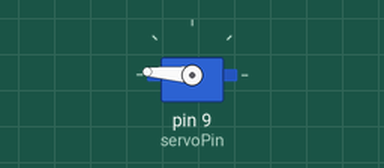
A sketch run on a simulated Arduino Uno, built with avr-gcc and run on an emulated ATmega328P. On the bench: servo.

Above: at 0.5 s.
At 21.6 s:
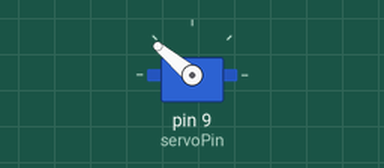
Timing chart, 0 to 23.1 s (numbered marks = the images above):
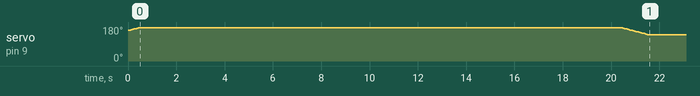

Measured:
- by itself, servo on pin 9 (servoPin): rises from 162° to 176° in 0.36 s, then falls to 140° in 21.1 s

The sketch:

Servo_mouse_mover.ino
```cpp
/*
Servo Connection:
BROWN - GND
RED - +5V
ORANGE - ServoPin (9)
*/

#include <Servo.h>

int servoPin = 9;
Servo servo;


int pos_max = 175;         // Maximum position of servo [degrees]
int pos_min = 140;         // Minimum position of servo [degrees]
int servo_pause = 60;      // Delay in servo loop [ms]
int angle = 2;             // Angle step in servo loop [degrees]
int pos = 160;             // Initial servo position [degrees]
long cycle_delay = 20000;  // Delay between movement up and down [ms]

////////////////////////////////////////////////////////////////

void setup()
{
  servo.attach(servoPin);
  servo.write(pos);
}


////////////////////////////////////////////////////////////////
void loop()
{

  while( pos < pos_max ) {
    pos = pos + angle;
    servo.write(pos);
    delay(servo_pause);
  }

  delay(cycle_delay);

  while( pos > pos_min ) {
    pos = pos - angle;
    servo.write(pos);
    delay(servo_pause);
  }

  delay(cycle_delay);
}
```
